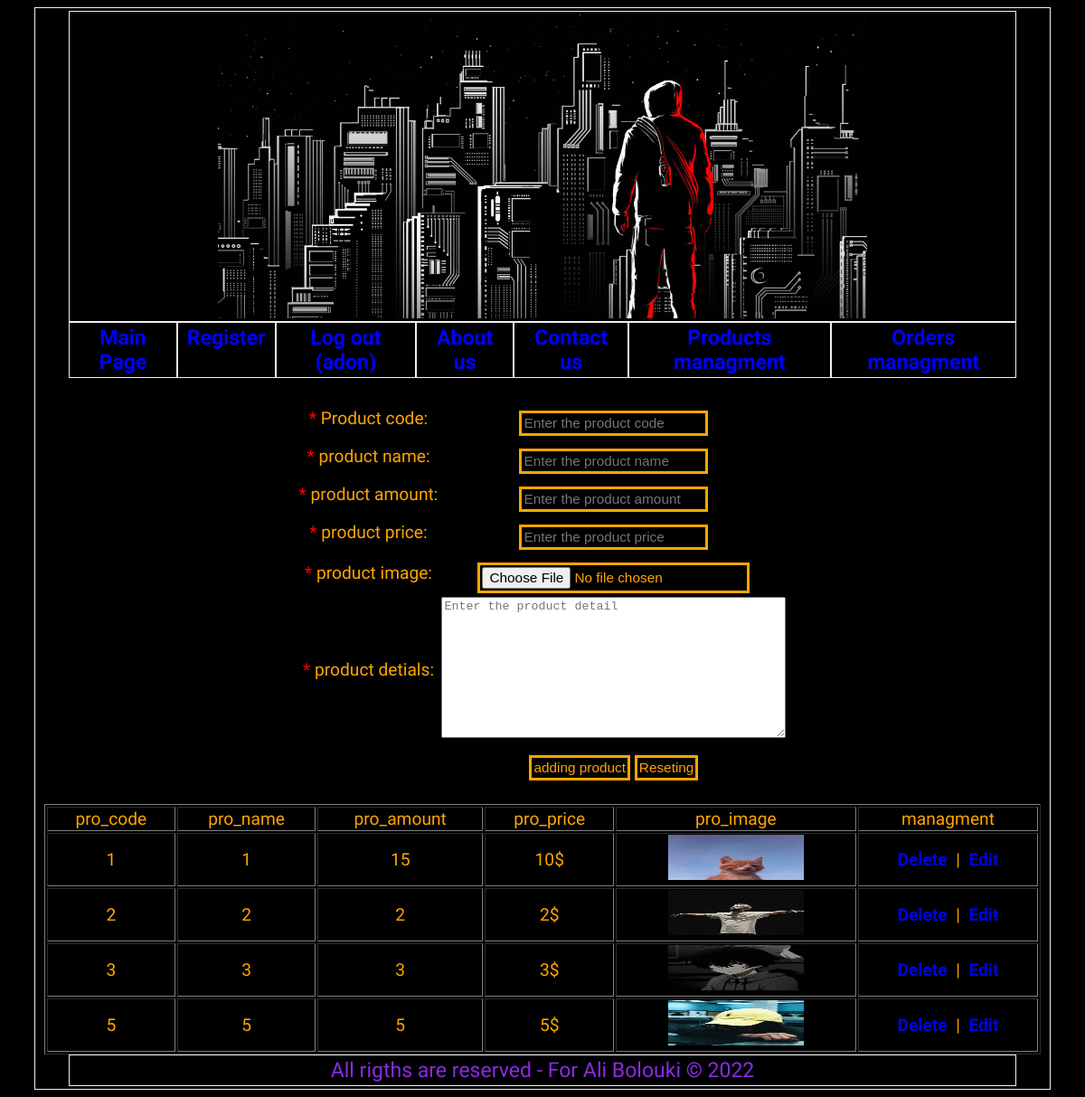
The page /admin_products.php (signed in) on the database its author committed.
### tables this page shows
CREATE TABLE `products` (
  `pro_code` int(10) NOT NULL,
  `pro_name` varchar(200) NOT NULL,
  `pro_qty` int(10) NOT NULL,
  `pro_price` float NOT NULL,
  `pro_image` varchar(80) NOT NULL,
  `pro_detail` text NOT NULL
);

### admin_products.php (the view, shortened to what this page needs)
<?php
    include("includes/header.php");
?>
<?php
    $link = mysqli_connect ("localhost", "root", "", "shop");
    $url = $pro_code = $pro_name = $pro_qty = $pro_price = $pro_image = $pro_detail = "";
    $btn_caption = "adding product";
?>
<head>
</head>
<br/>
    <form name="add_product" action="action_admin_products.php<?php if (!empty($url)) echo($url); ?>" method="POST" enctype="multipart/form-data">
	<table style="margin: auto; border: 0;">
        <tr>
            <td><span style="color: red;">*</span> Product code:</td>
            <td><input type="text" id="pro_code" name="pro_code" value="<?php echo ($pro_code) ?>" placeholder="Enter the product code" required/></td>
        </tr>
        <tr>
            <td><span style="color: red;">*</span> product name:</td>
            <td><input type="text" id="pro_name" name="pro_name" value="<?php echo ($pro_name) ?>" placeholder="Enter the product name" required/></td>
        </tr>
        <tr>
            <td><span style="color: red;">*</span> product amount:</td>
            <td><input type="text" id="pro_qty" name="pro_qty" value="<?php echo ($pro_qty) ?>" placeholder="Enter the product amount" required/></td>
        </tr>
        <tr>
            <td><span style="color: red;">*</span> product price:</td>
            <td><input type="text" id="pro_price" name="pro_price" value="<?php echo ($pro_price) ?>" placeholder="Enter the product price" required/></td>
        </tr>
        <tr>
            <td><span style="color: red;">*</span> product image:</td>
            <td>
                <input type="file" id="pro_image" name="pro_image" placeholder="Upload the product image"/>
            </td>
        </tr>
        <tr>
            <td><span style="color: red;">*</span> product detials:</td>
            <td><textarea id="pro_detail" name="pro_detail" cols="45" rows="10" wrap="virtual" placeholder="Enter the product detail" required><?php echo($pro_detail)?></textarea></td>
        </tr>
        <tr>
            <td></td>
            <td style="text-align: center;">
                <input type="submit" value="<?php echo ($btn_caption) ?>"/>
                <input type="reset" value="Reseting"/>
            </td>
        </tr>
    </table>
</form>
<br/>
<?php
$query = "SELECT * FROM products";
$result = mysqli_query($link, $query);
?>
<table border="1px" style="width: 100%;">
        <tr>
            <td>pro_code</td>
            <td>pro_name</td>
            <td>pro_amount</td>
            <td>pro_price</td>
            <td>pro_image</td>
            <td>managment</td>
        </tr>
        <?php
        while ($row = mysqli_fetch_array($result)) {
        ?>
        <tr>
            <td><?php echo ($row['pro_code']) ?></td>
            <td><?php echo ($row['pro_name']) ?></td>
            <td><?php echo ($row['pro_qty']) ?></td>
            <td><?php echo ($row['pro_price']) ?>$</td>
            <td><img src="imgs/products/<?php echo ($row['pro_image']) ?>" width="150px" height="50px"/></td>
            <td>
                <b><a href="action_admin_products.php?id=<?php echo ($row['pro_code']) ?>&action=DELETE" style="text-decoration: none;">Delete</a></b>
                &nbsp;|&nbsp;
                <b><a href="admin_products.php?id=<?php echo ($row['pro_code']) ?>&action=EDIT" style="text-decoration: none;">Edit</a></b>
            </td>
        </tr>
        <?php
        }
        ?>
</table>
<?php
    include("includes/footer.php");
?>

### style.css (style rules this page uses)
body { font-family: 'Supermercado One', cursive; background-color: #000000; color: blueviolet; text-align: center; }

### admin_products.php (style rules this page uses)
td, tr { color: orange; }
input { color: orange; font-size: 80%; padding: 2px; margin-top: 10px; border: 3px solid orange; background-color: black; }

### rows shown on the page
products: pro_code "1", pro_name "1", pro_qty "15", pro_price "10", pro_image (picture)
products: pro_code "2", pro_name "2", pro_qty "2", pro_price "2", pro_image (picture)
products: pro_code "3", pro_name "3", pro_qty "3", pro_price "3", pro_image (picture)
products: pro_code "5", pro_name "5", pro_qty "5", pro_price "5", pro_image (picture)

### other values the page prints
$_SESSION["realname"] "adon"
